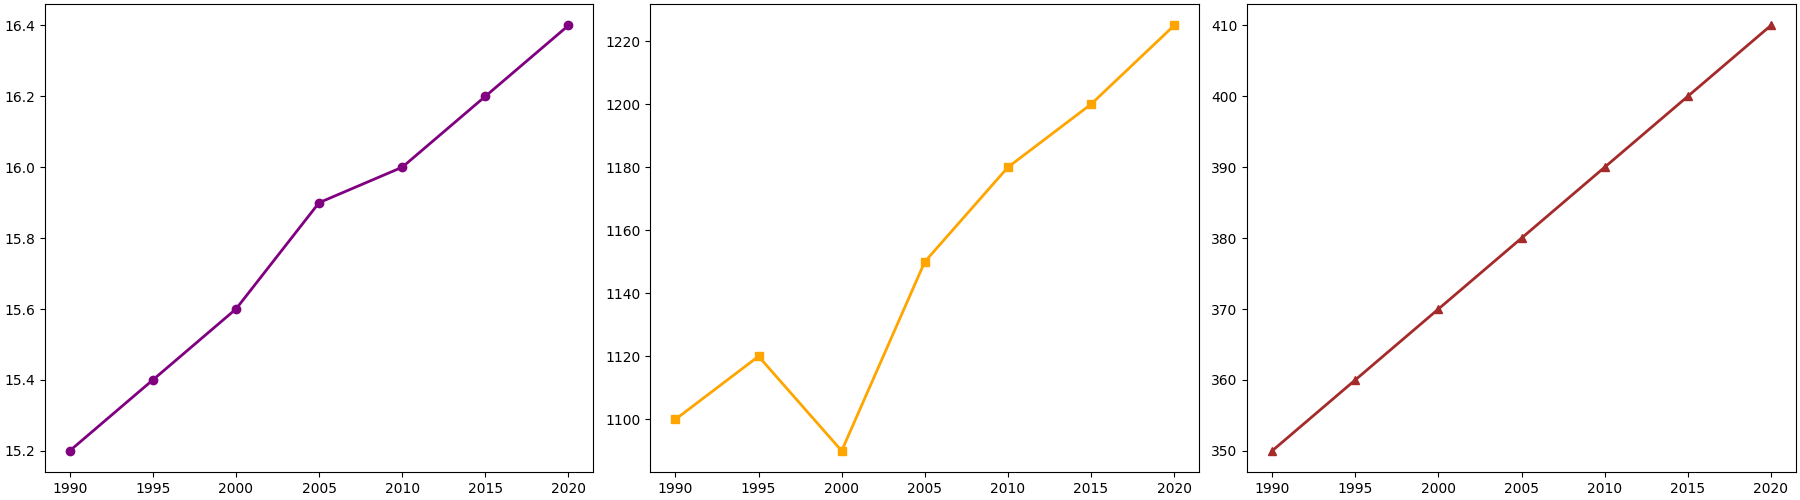

Source code (Python):
import matplotlib.pyplot as plt
import numpy as np

years = np.array([1990, 1995, 2000, 2005, 2010, 2015, 2020])

avg_temperature = np.array([15.2, 15.4, 15.6, 15.9, 16.0, 16.2, 16.4])
avg_precipitation = np.array([1100, 1120, 1090, 1150, 1180, 1200, 1225])
co2_levels = np.array([350, 360, 370, 380, 390, 400, 410])

fig, axs = plt.subplots(1, 3, figsize=(18, 5), constrained_layout=True)

# Temperature Trend
axs[0].plot(years, avg_temperature, color='purple', marker='o', linestyle='-', linewidth=2)

# Precipitation Trend
axs[1].plot(years, avg_precipitation, color='orange', marker='s', linestyle='-', linewidth=2)

# CO2 Levels Trend
axs[2].plot(years, co2_levels, color='brown', marker='^', linestyle='-', linewidth=2)

plt.show()
